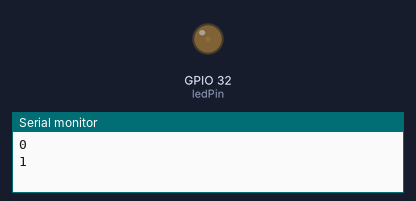
This sketch was run on a simulated ESP32. On the bench: output pins drawn as LEDs (lit = HIGH), the last lines printed to the serial monitor.

Above: at 0.05 s.
At 1.95 s:
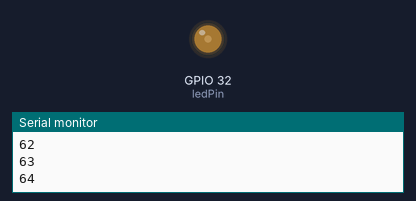
At 3.85 s:
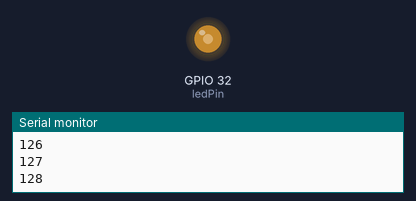
At 7.65 s:
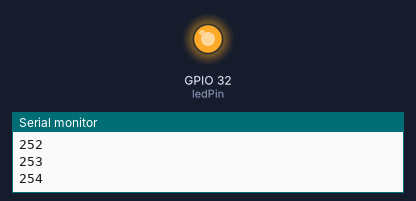
Timing chart, 0 to 10.0 s (numbered marks = the images above):
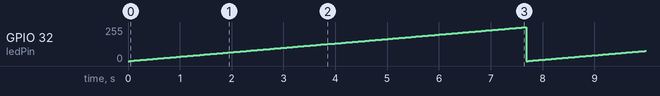

The sketch:

Test004.ino
```cpp
const int ledPin = 32; /* LED pin */
const int ledChannel = 0;
const int resolution = 8;
const int freq = 5000;
const int maxDuty = 255; //2^resolution-1
void setup() {
  Serial.begin(115200);
  ledcSetup(ledChannel, freq, resolution);
  ledcAttachPin(ledPin, ledChannel); // attach the channel to the GPIO to be controlled
}

void loop() {
  for(int dutyCycle = 0; dutyCycle <= maxDuty; dutyCycle++){
    // changing the LED brightness with PWM
    ledcWrite(ledChannel, dutyCycle);
    Serial.println(dutyCycle);
    delay(30);
  }
}
```

Measured:
- by itself, GPIO 32 (ledPin): ramps from 0/255 to 255/255 and jumps back, once every 7.7 s
